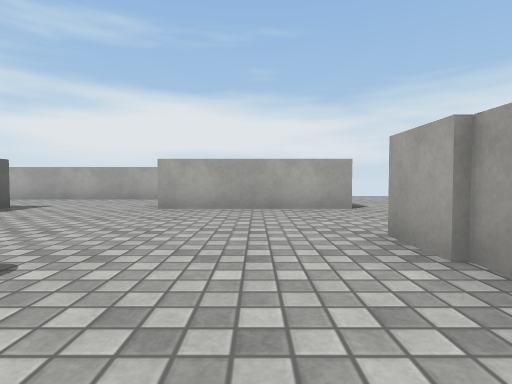
[1] (above)

12 first-person views from a walk through a scene from a Unity 3-D project. The camera is 0.55 m above the floor, tilts 2° down and sees 80° across. The floor is counted in squares, 1 m on a side. Each view is taken from the middle of a square. On the plan, view 1 faces up. The plan holds only what a view shows up to about 9 squares ahead; the rest is blank. Surface patterns are stand-ins for the level's own textures.

[2]
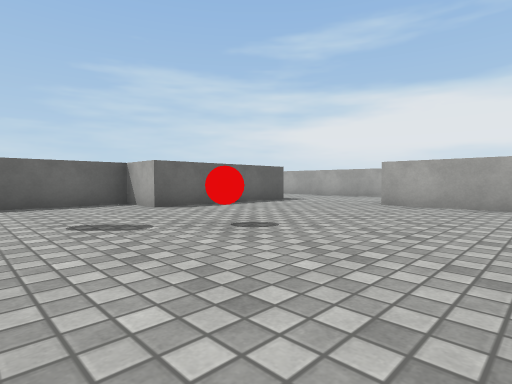

[3]
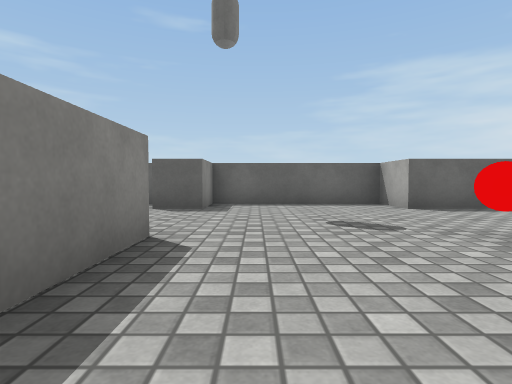

[4]
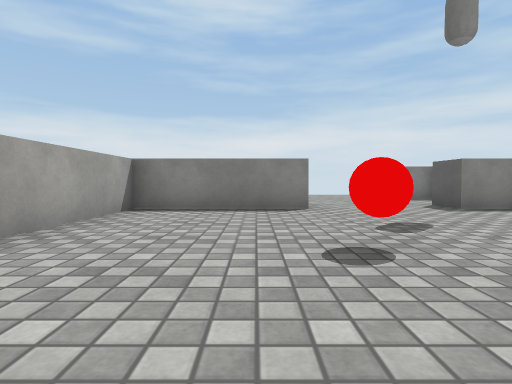

[5]
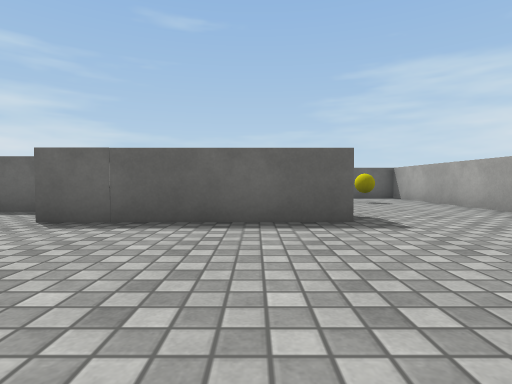

[6]
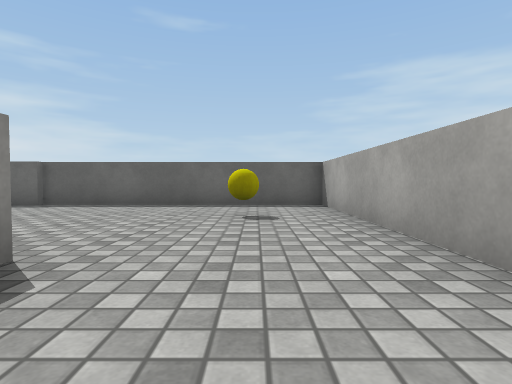

[7]
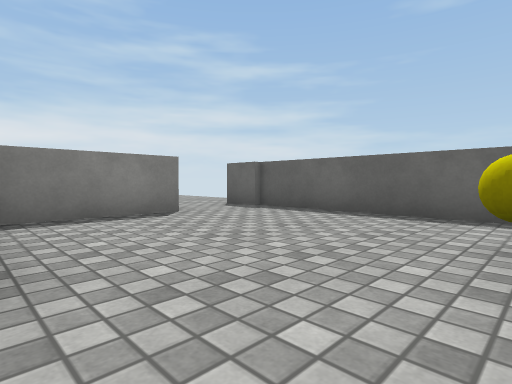

[8]
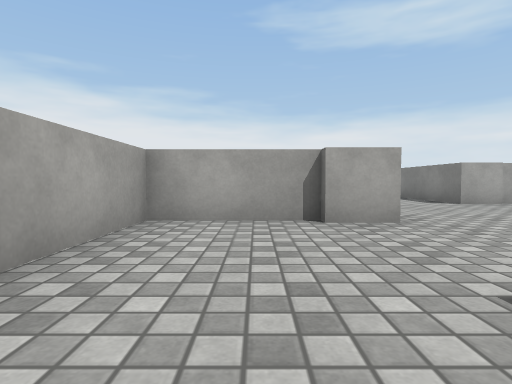

[9]
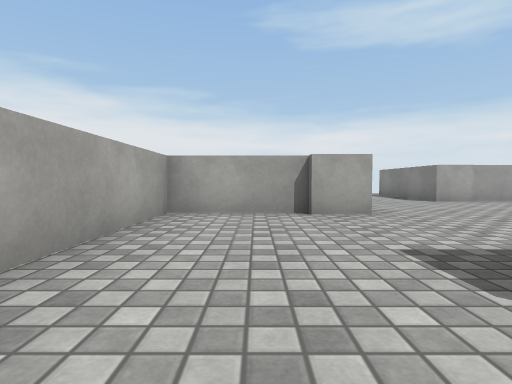

[10]
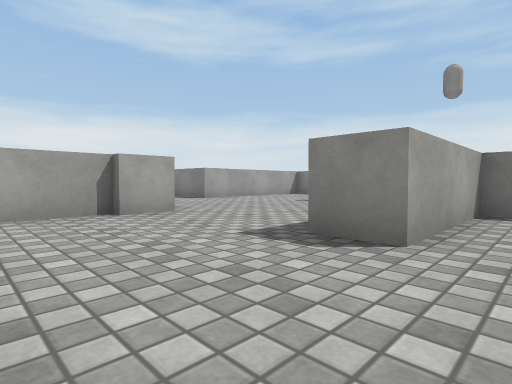

[11]
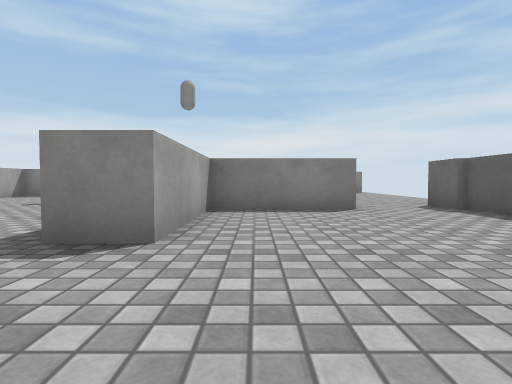

[12]
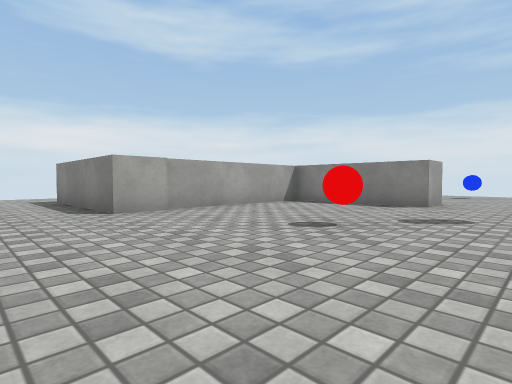

### Floor plan
Points are (right, up) in squares from view 1. A wall is a line through its corners. A room is listed if a view was taken in it or the views show most of it. See-through windows are left out.
Room 1 (views 1, 2, 3, 4, 5, 12)
walls: (-2, -2.1) (1.5, -2.1) (1.5, 3) (2.5, 3); (-5.1, 6.3) (-5.1, 2.1) (-6.5, 2.1) (-6.5, -2.1) (-5.1, -2.1); (2, 6.1) (-2, 6.1)
ways out: opening at (-3.5, 6) to room 2; opening at (-3.5, -2.5); opening at (2, 4.5)
objects: ball (-2, 1)
Room 2 (views 6, 7, 8, 9, 10, 11)
walls: (-9, 3) (-6.1, 3) (-6.1, 6.3) (-5.1, 6.3); (-2, 6.1) (-2, 7.1); (-1.7, 7) (-1.7, 9.5) (-11.1, 9.5) (-11.1, 3)
ways out: opening at (-3.5, 6) to room 1; opening at (-10, 3)
objects: ball (-9, 8)

Where each view was taken, in squares from view 1:
view 1: 0 up, 0 right, facing up
view 2: 1 down, 1 right, facing up-left
view 3: 1 down, 1 right, facing left
view 4: 4 up, 1 left, facing down
view 5: 5 up, 1 left, facing left
view 6: 8 up, 4 left, facing left
view 7: 8 up, 6 left, facing down-left
view 8: 8 up, 6 left, facing right
view 9: 8 up, 7 left, facing right
view 10: 9 up, 7 left, facing down-right
view 11: 9 up, 7 left, facing down
view 12: 5 up, 4 left, facing down-right
